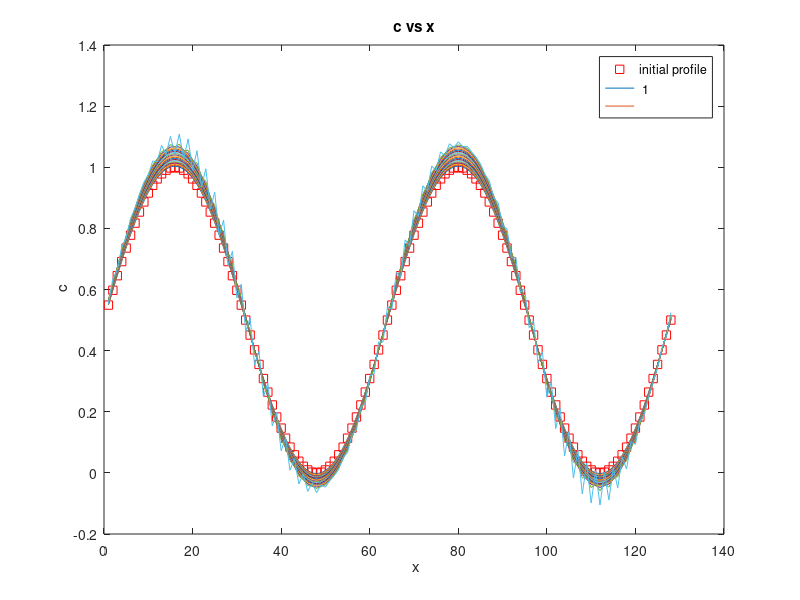

Recreate this plot in MATLAB. (Note: a time limit stopped this script after it produced the figure.)
%Clear the memory and figure
clear all
clf

%Define system size and parameters
N=128;
D=1.0;
delt=0.5;

%Make an initial sinusoidal profile
c=zeros(N,1);
M=2;

for j=1:N
c(j,1)=0.5*(1+sin(2*pi*M*j/N));
endfor

%Plot initial profile
plot(c, 'rs');
xlabel(' x');
ylabel(' c');
title('c vs x');
hold on

%For periodic BC implementation

%Define half length of box
halfN=N/2;

%Define the grid spacing in the Fourier space
delk=2*pi/N;

for k=1:20
for n=1:2000
ctilde=fft(c);
for i=1:N
if(i<halfN) k=i*delk;
endif
if(i>=halfN) k=(i-N)*delk;
endif
ctilde(i,1)=(1+D*k*k*delt)*ctilde(i,1);
endfor
endfor
c=real(ifft(ctilde));
plot(c);
endfor

l=['' ];
for i=1:18
l=[l ''];
endfor

legend('initial profile', ' 1', l.');
print (['explicit_spectral_m' num2str(M) '.png'], '-dpng');
